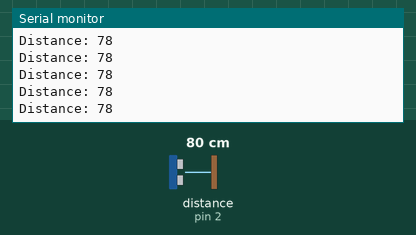
This sketch was run on a simulated Arduino Uno, built with avr-gcc and run on an emulated ATmega328P. Shown: the last lines printed to the serial monitor. Wiring (inferred from the names in the program): ultrasonic range finder: trigger pin 3; echo pin 2. Inputs (shaded band) come from the test bench; at power-on: distance to the obstacle (sensor on pin 2) 80 cm. The echo pulse lasts 58.3 µs per cm; the audio player accepts every command and is not drawn.

Above: at 1.2 s.
1.3 s: distance to the obstacle (sensor on pin 2) set to 9 cm
At 1.8 s:
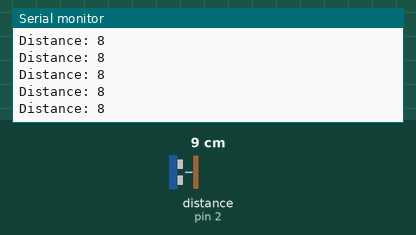
4.3 s: distance to the obstacle (sensor on pin 2) set to 120 cm
At 4.8 s:
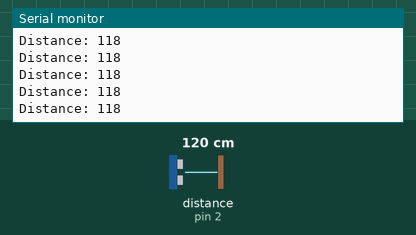
7.3 s: distance to the obstacle (sensor on pin 2) set to 18 cm
At 8.2 s:
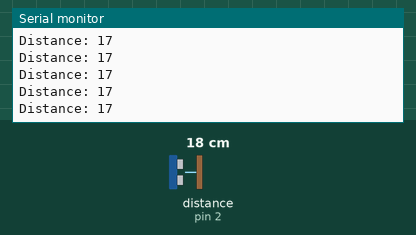
Timing chart, 0 to 10.3 s (numbered marks = the images above; inputs shaded):
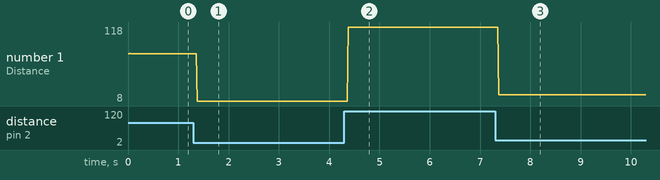

Measured:
- after the input at 1.3 s, the serial monitor: prints a new line after 0.07 s (image 1)
- after the input at 4.3 s, the serial monitor: prints a new line after 0.08 s (image 2)
- after the input at 7.3 s, the serial monitor: prints a new line after 0.07 s (image 3)
- plotted number 1: 78 → 8 after the input at 1.3 s, 8 → 118 after the input at 4.3 s, 118 → 17 after the input at 7.3 s

The sketch:

DFplayer_test2.ino
```cpp
#include "SoftwareSerial.h"
#include "DFPlayer_Mini_Mp3.h"

SoftwareSerial mySerial(10, 11);

const int trigPin = 3;
const int echoPin = 2;
long duration;
int distance;


void setup() {
  pinMode(trigPin, OUTPUT); // Sets the trigPin as an Output
  pinMode(echoPin, INPUT);

  Serial.begin(9600);
  mySerial.begin(9600);
  mp3_set_serial(mySerial);
  mp3_set_volume(20);
}

void loop() {
  digitalWrite(trigPin, LOW);
  delayMicroseconds(2);
  // Sets the trigPin on HIGH state for 10 micro seconds
  digitalWrite(trigPin, HIGH);
  delayMicroseconds(10);
  digitalWrite(trigPin, LOW);
  // Reads the echoPin, returns the sound wave travel time in microseconds
  duration = pulseIn(echoPin, HIGH);
  // Calculating the distance
  distance = duration * 0.034 / 2;
  // Prints the distance on the Serial Monitor
  Serial.print("Distance: ");
  Serial.println(distance);


  if (distance <= 5) {
    mp3_play(1);
    delay(5000);
  }

}
```
